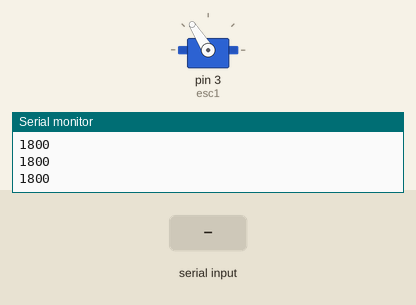
Simulated run of this sketch. Board: Arduino Uno, built with avr-gcc and run on an emulated ATmega328P. Shown: servo, the last lines printed to the serial monitor. Inputs (shaded band) come from the test bench.

Above: at 1.2 s.
1.3 s: "90,45\n" received over Serial
At 2.8 s:
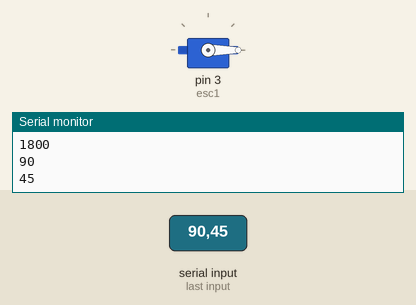
Timing chart, 0 to 4.3 s (numbered marks = the images above; inputs shaded):
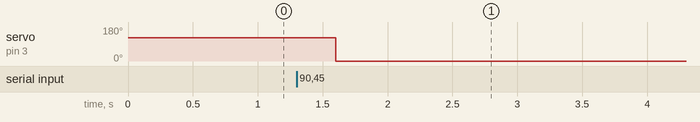

Measured:
- after the input at 1.3 s, servo on pin 3 (esc1): 122° → 0° after 0.30 s

The sketch:

testESCs.ino
```cpp
#include <Servo.h>

Servo esc1, esc2, esc3, esc4;
int pot, throttle, value = 1800;

void setup() {
  // put your setup code here, to run once:
  pinMode(3, OUTPUT);
  Serial.begin(9600);
  esc1.attach(3);
}

void loop() {
  // put your main code here, to run repeatedly:

  //pot = analogRead(1);
  //throttle = map(pot, 0, 1023, 1100, 1900);

  esc1.writeMicroseconds(value);

  if(Serial.available()) {
    value = Serial.parseInt();
  }

  Serial.println(value);

  delay(200);
}
```
